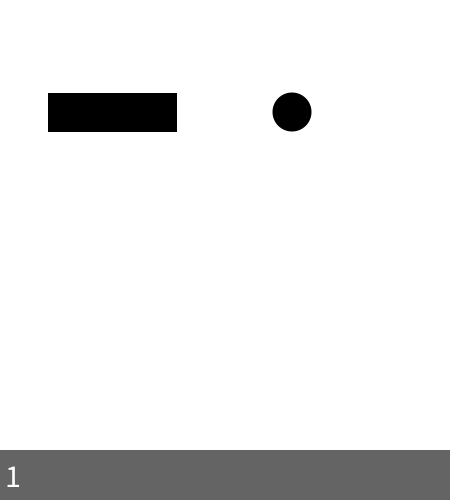
Frame 1 (no input)
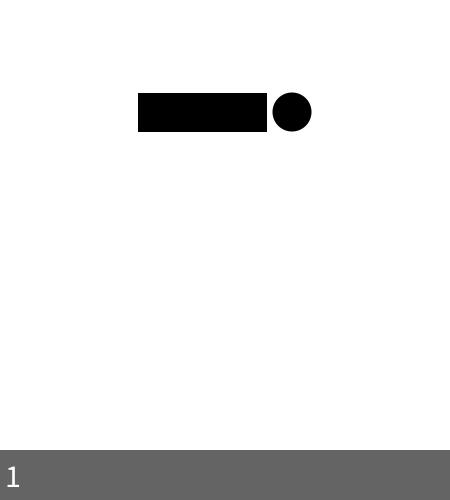
Frame 60 (the mouse pressed at the canvas centre just before this capture)
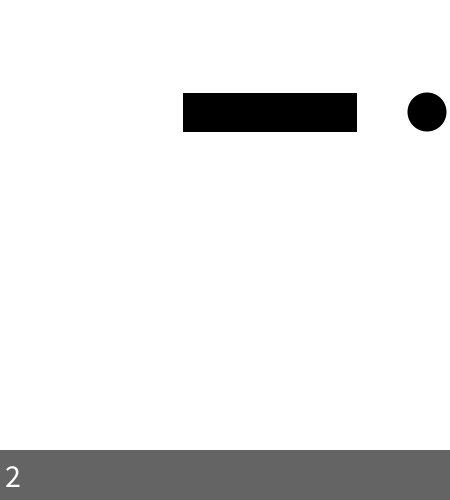
Frame 120 (the mouse held since frame 60 and released just before this capture)

The Processing sketch that drew these frames (run headless with seeded random() and noise(); from frame 60 on, the mouse is pressed at the canvas centre):

// Processing sketch: processing_92621
// ── processing_92621.pde

int speed = 500;
int speedInc = 25;
color bgc = 255;
int cells = 10;
int[][] grid = new int[cells][cells];
long lastUpdate;

int snakePosX = 2;
int snakePosY = 2;
int snakeMov = RIGHT;
int snakeLastMov = snakeMov;
int snakeLength = 3;

int botBorder = 50;
int gridLength = 450 / cells;
int snakeBorder = 3;
int foodBorder = 6;
int snakeWidth = gridLength - (2 * snakeBorder);
boolean gameOver = false;

void setup() {
  size(450, 500);
  noStroke();
  textSize(32);
  textAlign(LEFT, CENTER);

  grid[snakePosX - 2][snakePosY] = 1;
  grid[snakePosX - 1][snakePosY] = 2;
  grid[snakePosX][snakePosY] = 3;
  placeFood();

  drawGrid();
}

void draw() {
  if (!gameOver) {
    long currentTime = millis();
    if (lastUpdate + speed < currentTime) {
      update();
      drawGrid();
      lastUpdate = currentTime;
    }
  }
}

void keyPressed() {
  if ((keyCode == RIGHT || keyCode == LEFT
    || keyCode == UP || keyCode == DOWN) 
    && !(snakeLastMov == RIGHT && keyCode == LEFT)
    && !(snakeLastMov == LEFT && keyCode == RIGHT)
    && !(snakeLastMov == UP && keyCode == DOWN)
    && !(snakeLastMov == DOWN && keyCode == UP)) {
    snakeMov = keyCode;
  }
}

void update() {
  if (snakeMov == RIGHT) {
    snakePosX++;
    snakePosX %= cells;
  } 
  else if (snakeMov == LEFT) {
    snakePosX--;

    if (snakePosX < 0) {
      snakePosX = cells - 1;
    }
  } 
  else if (snakeMov == UP) {
    snakePosY--;
    if (snakePosY < 0) {
      snakePosY = cells - 1;
    }
  } 
  else if (snakeMov == DOWN) {
    snakePosY++;
    snakePosY %= cells;
  }  

  snakeLastMov = snakeMov;

  if (grid[snakePosX][snakePosY] > 1) {
    gameOver = true;
    bgc = #FF0000;
    return;
  }

  if (grid[snakePosX][snakePosY] < 0) {
    placeFood();
    snakeLength++;
    speed = max(100, speed - speedInc);
  } 
  else {
    for (int i = 0; i < grid.length; i++) {
      for (int j = 0; j < grid[0].length; j++) {
        if (grid[i][j] > 0) {
          grid[i][j]--;
        }
      }
    }
  }

  grid[snakePosX][snakePosY] = snakeLength;
}

void placeFood() {
  int randomX = (int)random(cells);
  int randomY = (int)random(cells);

  if (grid[randomX][randomY] == 0) {
    grid[randomX][randomY] = -1;
  } 
  else {
    placeFood();
  }
}

void drawGrid() {
  background(bgc);

  fill(0);
  for (int i = 0; i < grid.length; i++) {
    for (int j = 0; j < grid[0].length; j++) {
      int cell = grid[i][j];
      if (cell > 0) {
        rect((i * gridLength) + snakeBorder, (j * gridLength) + snakeBorder, snakeWidth, snakeWidth);

        if (i > 0 && (grid[i - 1][j] == cell + 1 || (cell > 1 && grid[i - 1][j] == cell - 1))) {
          rect(i * gridLength, (j * gridLength) + snakeBorder, snakeBorder, snakeWidth);
        }
        
        if (i < cells - 1 && (grid[i + 1][j] == cell + 1 || (cell > 1 && grid[i + 1][j] == cell - 1))) {
          rect(((i + 1) * gridLength) - snakeBorder, (j * gridLength) + snakeBorder, snakeBorder, snakeWidth);
        }
        
        if (j > 0 && (grid[i][j - 1] == cell + 1 || (cell > 1 && grid[i][j - 1] == cell - 1))) {
          rect((i * gridLength) + snakeBorder, j * gridLength, snakeWidth, snakeBorder);
        }
        
        if (j < cells - 1 && (grid[i][j + 1] == cell + 1 || (cell > 1 && grid[i][j + 1] == cell - 1))) {
          rect((i * gridLength) + snakeBorder, ((j + 1) * gridLength) - snakeBorder, snakeWidth, snakeBorder);
        }
      } 
      else if (cell < 0) {
        ellipse((i * gridLength) + (gridLength / 2), (j * gridLength) + (gridLength / 2), gridLength - foodBorder, gridLength - foodBorder);
      }
    }
  }

  fill(100);
  rect(0, height - botBorder, width, botBorder);
  fill(255);
  text(snakeLength - 2, 5, height - botBorder / 2);

  if (gameOver) {
    textAlign(CENTER, CENTER);
    text("GAME OVER", width / 2, height - botBorder / 2);
  }
}
